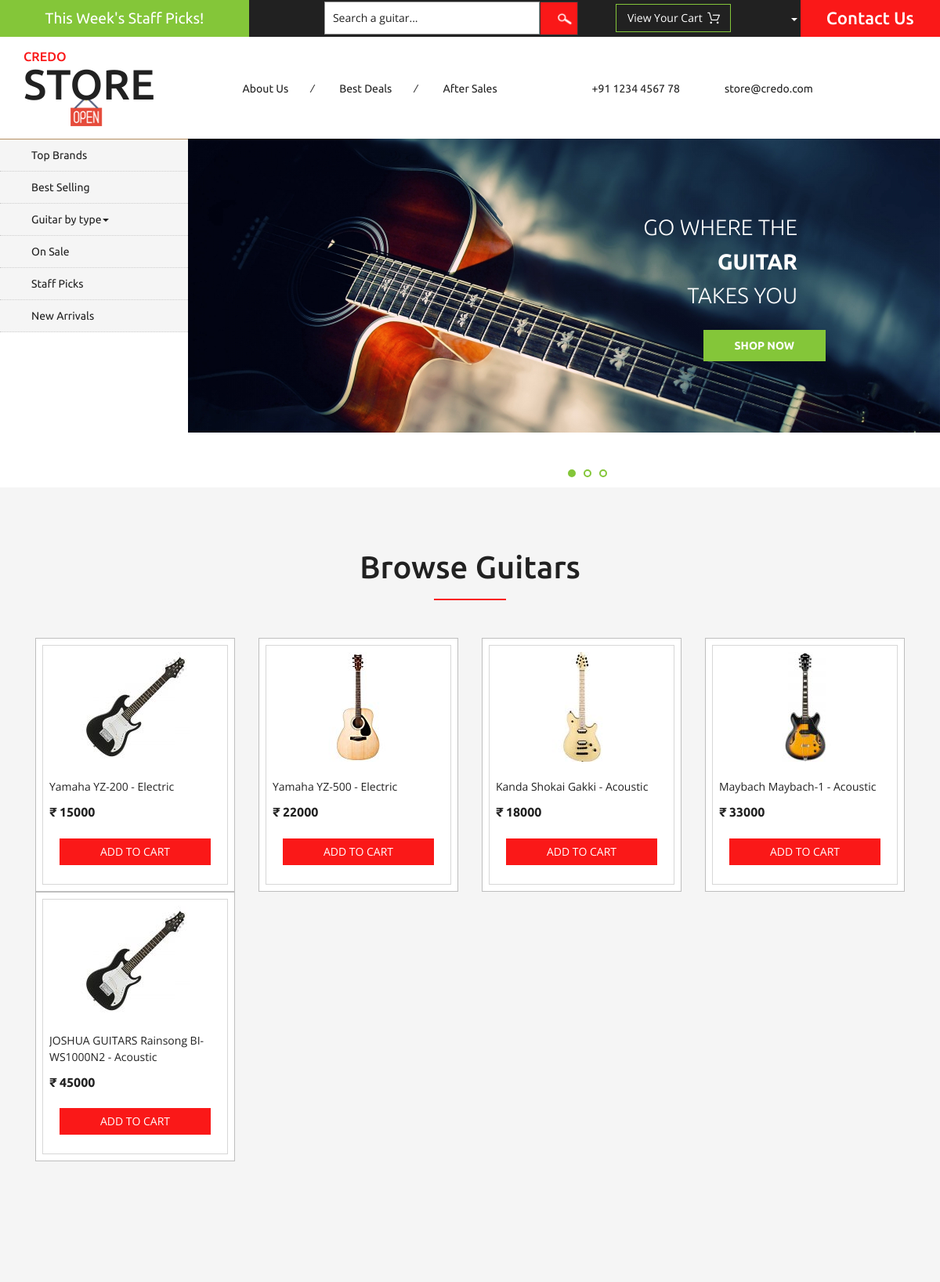
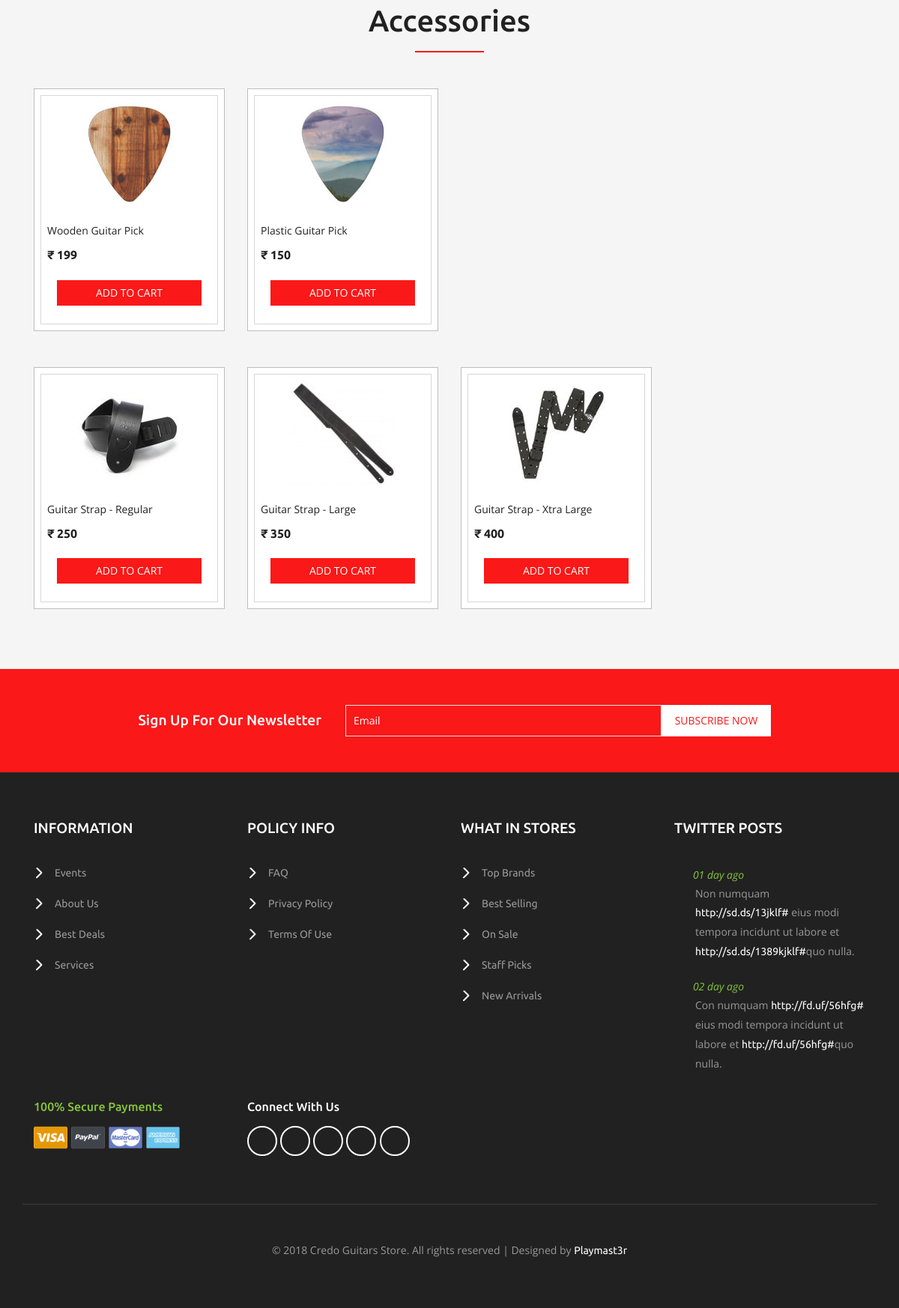
The page / on the database its author committed (2 pictures, top to bottom).
### tables this page shows
CREATE TABLE `ProductList` (
  `pId` int(11) unsigned NOT NULL,
  `serialNumber` varchar(45) NOT NULL,
  `brand` varchar(150) NOT NULL,
  `model` varchar(150) NOT NULL,
  `type` enum('acoustic','electric') NOT NULL,
  `numOfString` smallint(11) DEFAULT NULL,
  `price` float NOT NULL,
  `inventoryReceived` int(10) unsigned DEFAULT '0',
  `inventoryShipped` int(10) unsigned DEFAULT '0',
  PRIMARY KEY (`pId`),
  UNIQUE KEY `serialNumber_UNIQUE` (`serialNumber`)
);

### products.php (the view, shortened to what this page needs)
<?php
require "config.php";
$sql = "SELECT * FROM ProductList WHERE inventoryReceived - inventoryShipped > 0 LIMIT 20;";
$result = mysqli_query($db, $sql);
?>
<div class="top-brands">
		<div class="container">
			<h3>Browse Guitars</h3>
			<div class="agile_top_brands_grids">
<?php
while($row = mysqli_fetch_assoc($result)) {
	$title = $row["brand"] . " " . $row["model"] . " - " . $row["type"];
	$price = $row["price"];
	$i = rand(1, 4);
?>
				<div class="col-md-3 top_brand_left">
					<div class="hover14 column">
						<div class="agile_top_brand_left_grid">
							<div class="agile_top_brand_left_grid1">
								<figure>
									<div class="snipcart-item block" >
										<div class="snipcart-thumb">
											<a href="#"><img title=" " alt=" " class="img-responsive" src="images/product<?= $i ?>.jpg" /></a>
											<p><?= $title ?></p>
											<h4>₹ <?= $price ?></h4>
										</div>
										<div class="snipcart-details top_brand_home_details">
											<form action="#" method="post">
												<fieldset>
													<input type="submit" name="submit" value="Add to cart" class="button" />
												</fieldset>
											</form>
										</div>
									</div>
								</figure>
							</div>
						</div>
					</div>
				</div>
<?php
}
?>
				<div class="clearfix"> </div>
			</div>
		</div>
	</div>

### index.php (shortened to what this page needs)
<!DOCTYPE html>
<html>
<head>
<link href="css/bootstrap.css" rel="stylesheet" type="text/css" media="all" />
<link href="css/style.css" rel="stylesheet" type="text/css" media="all" />
<link href="css/font-awesome.css" rel="stylesheet" type="text/css" media="all" />
</head>
<body>
	<div class="agileits_header">
		<div class="w3l_offers">
			<a href="#">This Week's Staff Picks!</a>
		</div>
		<div class="w3l_search">
			<form action="index" method="get">
				<input type="text" name="search" value="<?= $search ?? 'Search a guitar...' ?>" onfocus="this.value = '';" onblur="if (this.value == '') {this.value = 'Search a guitar...';}" required>
				<input type="submit" value=" ">
			</form>
		</div>
		<div class="product_list_header">
			<form action="#" method="post" class="last">
                <fieldset>
                    <input type="submit" name="submit" value="View your cart" class="button" />
                </fieldset>
            </form>
		</div>
		<div class="w3l_header_right">
			<ul>
				<li class="dropdown profile_details_drop">
					<a href="#" class="dropdown-toggle" data-toggle="dropdown"><i class="fa fa-user" aria-hidden="true"></i><span class="caret"></span></a>
				</li>
			</ul>
		</div>
		<div class="w3l_header_right1">
			<h2><a href="#">Contact Us</a></h2>
		</div>
	</div>
	<div class="logo_products">
		<div class="container">
			<div class="w3ls_logo_products_left">
				<h1><a href="index"><span>Credo</span> Store</a></h1>
			</div>
			<div class="w3ls_logo_products_left1">
				<ul class="special_items">
					<li><a href="#">About Us</a><i>/</i></li>
					<li><a href="#">Best Deals</a><i>/</i></li>
					<li><a href="#">After Sales</a></li>
				</ul>
			</div>
			<div class="w3ls_logo_products_left1">
				<ul class="phone_email">
					<li><i class="fa fa-phone" aria-hidden="true"></i>+91 1234 4567 78</li>
					<li><i class="fa fa-envelope-o" aria-hidden="true"></i><a href="mailto:store@credo.com">store@credo.com</a></li>
				</ul>
			</div>
			<div class="clearfix"> </div>
		</div>
	</div>
	<div class="banner">
		<div class="w3l_banner_nav_left">
			<nav class="navbar nav_bottom">
				<div class="collapse navbar-collapse" id="bs-megadropdown-tabs">
					<ul class="nav navbar-nav nav_1">
						<li><a href="#">Top Brands</a></li>
						<li><a href="#">Best Selling</a></li>
						<li class="dropdown mega-dropdown active">
							<a href="#" class="dropdown-toggle" data-toggle="dropdown">Guitar by type<span class="caret"></span></a>
						</li>
						<li><a href="#">On Sale</a></li>
						<li><a href="#">Staff Picks</a></li>
						<li><a href="#">New Arrivals</a></li>
					</ul>
				</div>
			</nav>
		</div>
		<div class="w3l_banner_nav_right">
			<section class="slider">
				<div class="flexslider">
					<ul class="slides">
						<li>
							<div class="w3l_banner_nav_right_banner">
								<h3>Go where the <span>Guitar</span> takes you</h3>
								<div class="more">
									<a href="#" class="button--saqui button--round-l button--text-thick" data-text="Shop now">Shop now</a>
								</div>
							</div>
						</li>
					</ul>
				</div>
			</section>
				<link rel="stylesheet" href="css/flexslider.css" type="text/css" media="screen" property="" />
		</div>
	</div>
<?php require "products.php" ?>
<?php require "accessories.php" ?>
	<div class="newsletter">
		<div class="container">
			<div class="w3agile_newsletter_left">
				<h3>sign up for our newsletter</h3>
			</div>
			<div class="w3agile_newsletter_right">
				<form action="#" method="post">
					<input type="email" name="Email" value="Email" onfocus="this.value = '';" onblur="if (this.value == '') {this.value = 'Email';}" required="">
					<input type="submit" value="subscribe now">
				</form>
			</div>
			<div class="clearfix"> </div>
		</div>
	</div>
	<div class="footer">
		<div class="container">
			<div class="col-md-3 w3_footer_grid">
				<h3>information</h3>
				<ul class="w3_footer_grid_list">
					<li><a href="#">Events</a></li>
					<li><a href="#">About Us</a></li>
					<li><a href="#">Best Deals</a></li>
					<li><a href="#">Services</a></li>
				</ul>
			</div>
			<div class="col-md-3 w3_footer_grid">
				<h3>policy info</h3>
				<ul class="w3_footer_grid_list">
					<li><a href="#">FAQ</a></li>
					<li><a href="#">privacy policy</a></li>
					<li><a href="#">terms of use</a></li>
				</ul>
			</div>
			<div class="col-md-3 w3_footer_grid">
				<h3>what in stores</h3>
				<ul class="w3_footer_grid_list">
					<li><a href="#">Top Brands</a></li>
					<li><a href="#">Best Selling</a></li>
					<li><a href="#">On Sale</a></li>
					<li><a href="#">Staff Picks</a></li>
					<li><a href="#">New Arrivals</a></li>
				</ul>
			</div>
			<div class="col-md-3 w3_footer_grid">
				<h3>twitter posts</h3>
				<ul class="w3_footer_grid_list1">
					<li><label class="fa fa-twitter" aria-hidden="true"></label><i>01 day ago</i><span>Non numquam <a href="#">http://sd.ds/13jklf#</a>
						eius modi tempora incidunt ut labore et
						<a href="#">http://sd.ds/1389kjklf#</a>quo nulla.</span></li>
					<li><label class="fa fa-twitter" aria-hidden="true"></label><i>02 day ago</i><span>Con numquam <a href="#">http://fd.uf/56hfg#</a>
						eius modi tempora incidunt ut labore et
						<a href="#">http://fd.uf/56hfg#</a>quo nulla.</span></li>
				</ul>
			</div>
			<div class="clearfix"> </div>
			<div class="agile_footer_grids">
				<div class="col-md-3 w3_footer_grid agile_footer_grids_w3_footer">
					<div class="w3_footer_grid_bottom">
						<h4>100% secure payments</h4>
						<img src="images/card.png" alt=" " class="img-responsive" />
					</div>
				</div>
				<div class="col-md-3 w3_footer_grid agile_footer_grids_w3_footer">
					<div class="w3_footer_grid_bottom">
						<h5>connect with us</h5>
						<ul class="agileits_social_icons">
							<li><a href="#" class="facebook"><i class="fa fa-facebook" aria-hidden="true"></i></a></li>
							<li><a href="#" class="twitter"><i class="fa fa-twitter" aria-hidden="true"></i></a></li>
							<li><a href="#" class="google"><i class="fa fa-google-plus" aria-hidden="true"></i></a></li>
							<li><a href="#" class="instagram"><i class="fa fa-instagram" aria-hidden="true"></i></a></li>
							<li><a href="#" class="dribbble"><i class="fa fa-dribbble" aria-hidden="true"></i></a></li>
						</ul>
					</div>
				</div>
				<div class="clearfix"> </div>
			</div>
			<div class="wthree_footer_copy">
				<p>© 2018 Credo Guitars Store. All rights reserved | Designed by <a href="https://playmaster.xyz/">Playmast3r</a></p>
			</div>
		</div>
	</div>
</body>
</html>

### accessories.php (shortened to what this page needs)
<div class="top-brands">
		<div class="container">
			<h3>Accessories</h3>
			<div class="agile_top_brands_grids">
				<div class="col-md-3 top_brand_left">
					<div class="hover14 column">
						<div class="agile_top_brand_left_grid">
							<div class="agile_top_brand_left_grid1">
								<figure>
									<div class="snipcart-item block" >
										<div class="snipcart-thumb">
											<a href="#"><img title=" " alt=" " class="img-responsive" src="images/product5.jpg" /></a>
											<p>Wooden Guitar Pick</p>
											<h4>₹ 199</h4>
										</div>
										<div class="snipcart-details top_brand_home_details">
											<form action="#" method="post">
												<fieldset>
													<input type="submit" name="submit" value="Add to cart" class="button" />
												</fieldset>
											</form>
										</div>
									</div>
								</figure>
							</div>
						</div>
					</div>
				</div>
				<div class="col-md-3 top_brand_left">
					<div class="hover14 column">
						<div class="agile_top_brand_left_grid">
							<div class="agile_top_brand_left_grid1">
								<figure>
									<div class="snipcart-item block" >
										<div class="snipcart-thumb">
											<a href="#"><img title=" " alt=" " class="img-responsive" src="images/product6.jpg" /></a>
											<p>Plastic Guitar Pick</p>
											<h4>₹ 150</h4>
										</div>
										<div class="snipcart-details top_brand_home_details">
											<form action="#" method="post">
												<fieldset>
													<input type="submit" name="submit" value="Add to cart" class="button" />
												</fieldset>
											</form>
										</div>
									</div>
								</figure>
							</div>
						</div>
					</div>
				</div>
				<div class="clearfix"> </div>
            </div>
            <div class="agile_top_brands_grids">
				<div class="col-md-3 top_brand_left">
					<div class="hover14 column">
						<div class="agile_top_brand_left_grid">
							<div class="agile_top_brand_left_grid1">
								<figure>
									<div class="snipcart-item block" >
										<div class="snipcart-thumb">
											<a href="#"><img title=" " alt=" " class="img-responsive" src="images/product7.jpg" /></a>
											<p>Guitar Strap - Regular</p>
											<h4>₹ 250</h4>
										</div>
										<div class="snipcart-details top_brand_home_details">
											<form action="#" method="post">
												<fieldset>
													<input type="submit" name="submit" value="Add to cart" class="button" />
												</fieldset>
											</form>
										</div>
									</div>
								</figure>
							</div>
						</div>
					</div>
				</div>
				<div class="agile_top_brands_grids">
				<div class="col-md-3 top_brand_left">
					<div class="hover14 column">
						<div class="agile_top_brand_left_grid">
							<div class="agile_top_brand_left_grid1">
								<figure>
									<div class="snipcart-item block" >
										<div class="snipcart-thumb">
											<a href="#"><img title=" " alt=" " class="img-responsive" src="images/product8.jpg" /></a>
											<p>Guitar Strap - Large</p>
											<h4>₹ 350</h4>
										</div>
										<div class="snipcart-details top_brand_home_details">
											<form action="#" method="post">
												<fieldset>
													<input type="submit" name="submit" value="Add to cart" class="button" />
												</fieldset>
											</form>
										</div>
									</div>
								</figure>
							</div>
						</div>
					</div>
				</div>
                <div class="agile_top_brands_grids">
				<div class="col-md-3 top_brand_left">
					<div class="hover14 column">
						<div class="agile_top_brand_left_grid">
							<div class="agile_top_brand_left_grid1">
								<figure>
									<div class="snipcart-item block" >
										<div class="snipcart-thumb">
											<a href="#"><img title=" " alt=" " class="img-responsive" src="images/product9.jpg" /></a>
											<p>Guitar Strap - Xtra Large</p>
											<h4>₹ 400</h4>
										</div>
										<div class="snipcart-details top_brand_home_details">
											<form action="#" method="post">
												<fieldset>
													<input type="submit" name="submit" value="Add to cart" class="button" />
												</fieldset>
											</form>
										</div>
									</div>
								</figure>
							</div>
						</div>
					</div>
				</div>
				<div class="clearfix"> </div>
			</div>
		</div>
	</div>
</div>
</div>

### css/flexslider.css (style rules this page uses)
.slides, .flex-control-nav, .flex-direction-nav { margin: 0; padding: 0; list-style: none; }
.flexslider .slides > li { display: none; -webkit-backface-visibility: hidden; }
.slides:after { content: "."; display: block; clear: both; visibility: hidden; line-height: 0; height: 0; }
.flexslider { border: 0px; position: relative; zoom: 1; overflow: hidden; }
.flexslider .slides { zoom: 1; }

### rows shown on the page
productlist: title "Yamaha YZ-200 - Electric", price "15000"
productlist: shows a picture, title "Yamaha YZ-500 - Electric", price "22000"
productlist: shows a picture, title "Kanda Shokai Gakki - Acoustic", price "18000"
productlist: shows a picture, title "Maybach Maybach-1 - Acoustic", price "33000"
productlist: title "JOSHUA GUITARS Rainsong BI-WS1000N2 - Acoustic", price "45000"
